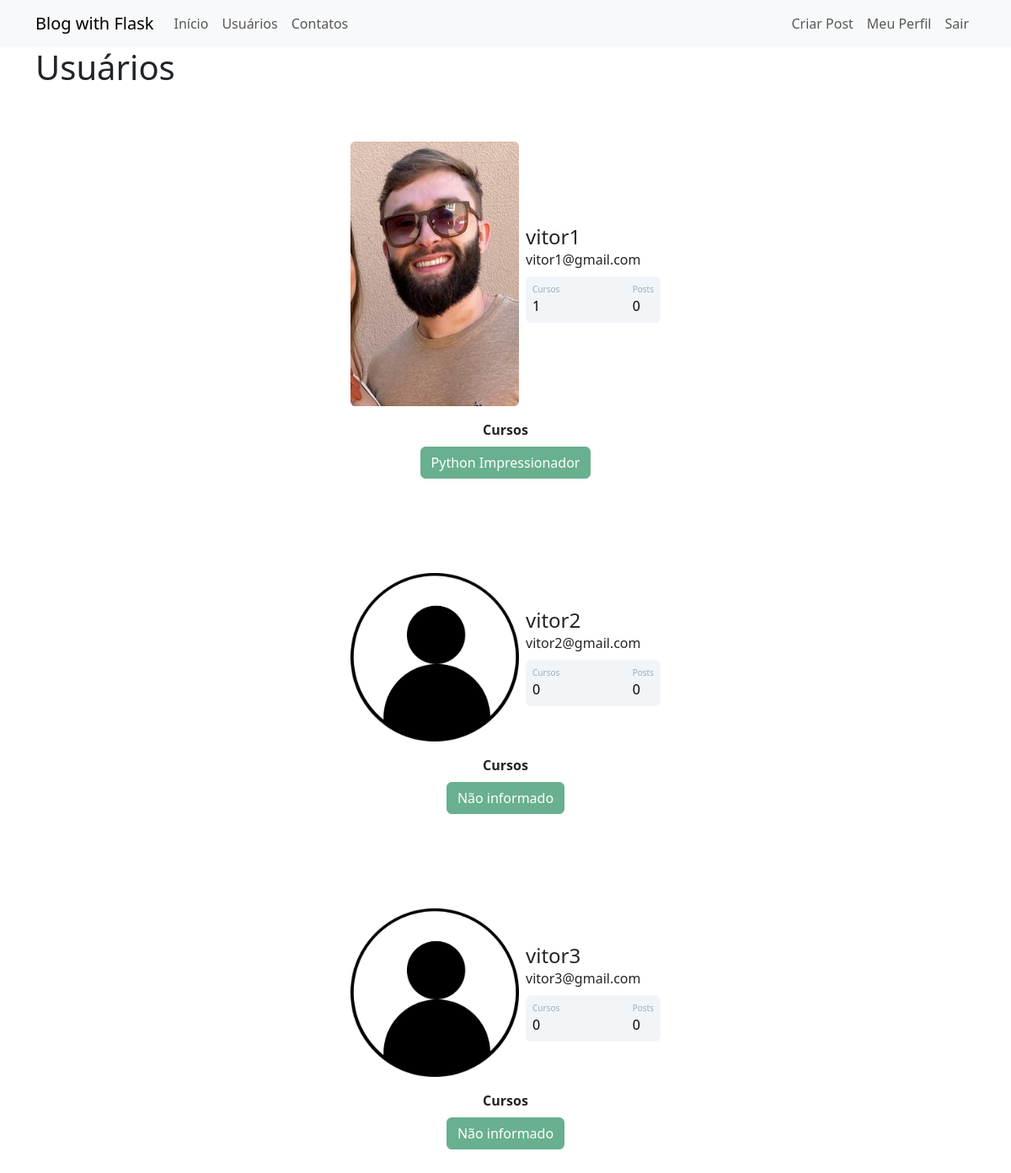
Page /usuarios (signed in) on the earlier database version.
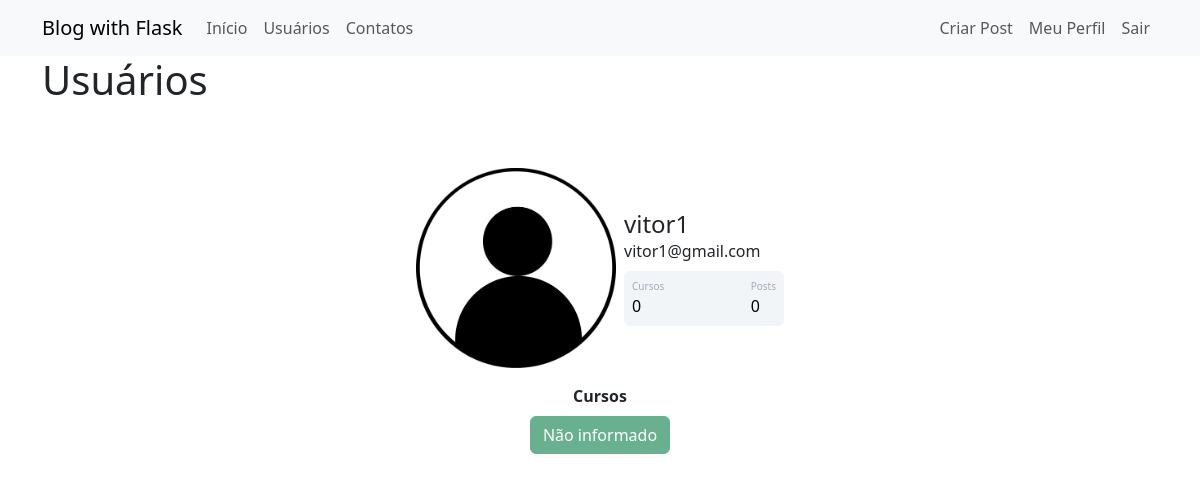
Same page on the later database version.
### webblog/models.py (models this page shows)
class Usuario(database.Model, UserMixin):
    id = database.Column(database.Integer, primary_key=True)
    username = database.Column(database.String, nullable=False)  # campo não pode ser vazio, preenchimento obrigatório
    email = database.Column(database.String, nullable=False, unique=True)  # campo deve ser único
    senha = database.Column(database.String, nullable=False)
    cursos = database.Column(database.String, nullable=False, default='Não informado')
    foto_perfil = database.Column(database.String, nullable=False, default='default.jpg')
    posts = database.relationship('Post', backref='autor', lazy=True)

### webblog/routes.py (the view)
@app.route('/usuarios')
@login_required  # com isso, somente quem está logado terá acesso à página
def usuarios():
    lista_usuarios = Usuario.query.all()
    return render_template('usuarios.html', lista_usuarios=lista_usuarios)

### webblog/models.py (called while the page is built)
@login_manager.user_loader  # decorator para informar ao login manager que a função abaixo retorna o ID de usuario
def load_usuario(id_usuario):  # função para validação de usuário durante o login
    return Usuario.query.get(int(id_usuario))  # somente retornando a validação de ID do usuário, retornando o usuário

### webblog/templates/usuarios.html (shortened to what this page needs)
{% extends 'base.html' %}
{% block body %}
<div class="container">
    <h1>Usuários</h1>
    {% for usuario in lista_usuarios: %}
        <div class="container mt-5 d-flex justify-content-center">
            <div class="card p-3">
                <div class="d-flex align-items-center">
                    <div class="image pe-2">
                        <img src="{{ url_for('static', filename='fotos_perfil/{}'.format(usuario.foto_perfil)) }}" class="rounded" width="200" >
                    </div>
                    <div class="ml-3 w-100">
                        <h4 class="mb-0 mt-0">{{ usuario.username }}</h4>
                        <span>{{ usuario.email }}</span>
                        <div class="p-2 mt-2 bg-primary d-flex justify-content-between rounded text-white stats">
                            <div class="d-flex flex-column">
                                <span class="articles">Cursos</span>
                                <span class="number1">
                                    {% if 'Não informado' in usuario.cursos: %}
                                        {{ 0 }}
                                    {% else: %}
                                        {{ usuario.cursos.count(';') + 1 }}
                                    {% endif %}
                                </span>
                            </div>
                            <div class="d-flex flex-column">
                                <span class="rating">Posts</span>
                                <span class="number3">0</span>
                            </div>
                        </div>
                    </div>
                </div>
            </div>
        </div>
        <div class="row justify-content-center">
            <div class="col col-4" style="text-align: center">
                <strong>Cursos</strong><br>
                {% for curso in usuario.cursos.split(';') %}
                    <button type="button" class="btn btn-success mt-2" disabled>{{ curso }}</button>
                {% endfor %}
                </div>
        </div>
    {% endfor %}
</div>
{% endblock %}

### webblog/templates/base.html (shortened to what this page needs)
<!DOCTYPE html>
<html lang="pt-br">
<head>
    <link href="https://cdn.jsdelivr.net/npm/bootstrap@5.3.0-alpha1/dist/css/bootstrap.min.css" rel="stylesheet">
    <link rel="stylesheet" type="text/css" href="{{ url_for('static', filename='main.css')}}">
</head>
<body>
    {% include 'navbar.html' %}
    {% block body %}
    {% endblock %}
</body>
</html>

### webblog/templates/navbar.html (shortened to what this page needs)
<nav class="navbar navbar-expand-lg navbar-light bg-light">
  <div class="container-fluid container">
    <a class="navbar-brand" href="{{ url_for('home') }}">Blog with Flask</a>
    <div class="collapse navbar-collapse" id="navbarSupportedContent">
      <ul class="navbar-nav me-auto mb-2 mb-lg-0">
        <li class="nav-item">
          <a class="nav-link" aria-current="page" href="{{ url_for('home') }}">Início</a>
        </li>
        <li class="nav-item">
          <a class="nav-link" href="{{ url_for('usuarios') }}">Usuários</a>
        </li>
        <li class="nav-item">
          <a class="nav-link" href="{{ url_for('contato') }}">Contatos</a>
        </li>
      </ul>
      <ul class="d-flex navbar-nav">
        {% if current_user.is_authenticated %}
          <li class="nav-item">
            <a class="nav-link" href="{{ url_for('criar_post') }}">Criar Post</a>
          </li>
          <li class="nav-item">
            <a class="nav-link" href="{{ url_for('perfil') }}">Meu Perfil</a>
          </li>
          <li class="nav-item">
            <a class="nav-link" href="{{ url_for('sair') }}">Sair</a>
          </li>
        {% endif %}
      </ul>
    </div>
  </div>
</nav>

### webblog/static/main.css (style rules this page uses)
.card { width: 400px; border: none; border-radius: 10px; background-color: #fff; }
.stats { background: #f2f5f8 !important; color: #000 !important; }
.articles { font-size:10px; color: #a1aab9; }
.number1 { font-weight:500; }
.rating { font-size:10px; color: #a1aab9; }
.number3 { font-weight:500; }

Differences in the rows shown:
removed Usuario: foto_perfil (placeholder picture), username "vitor2", email "vitor2@gmail.com", value "0", cursos "Não informado"
removed Usuario: foto_perfil (placeholder picture), username "vitor3", email "vitor3@gmail.com", value "0", cursos "Não informado"
changed Usuario "vitor1": foto_perfil: picture removed, a placeholder shows; value (not shown) → "0"; cursos "Python Impressionador" → "Não informado"; cursos "1" → (not shown)
